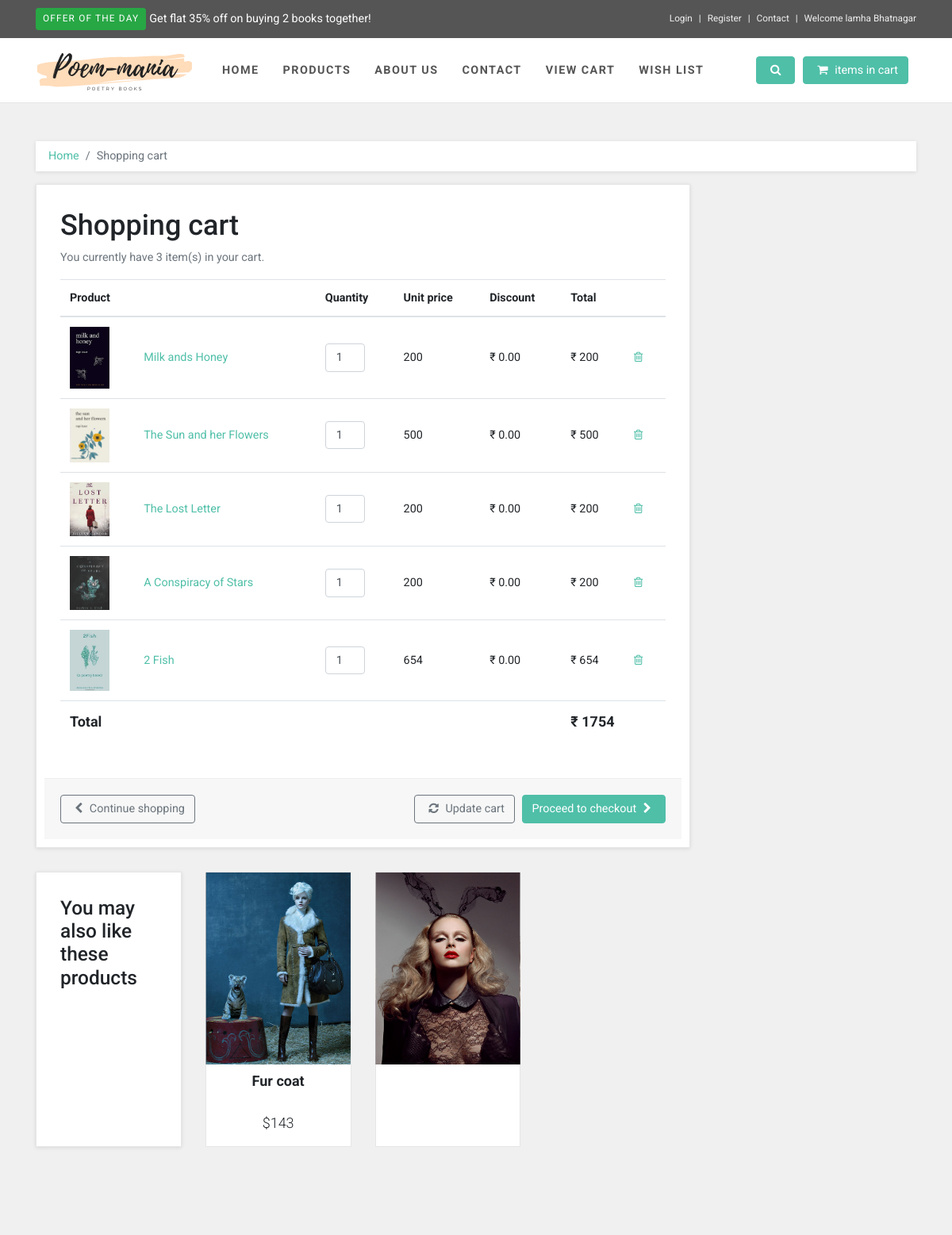
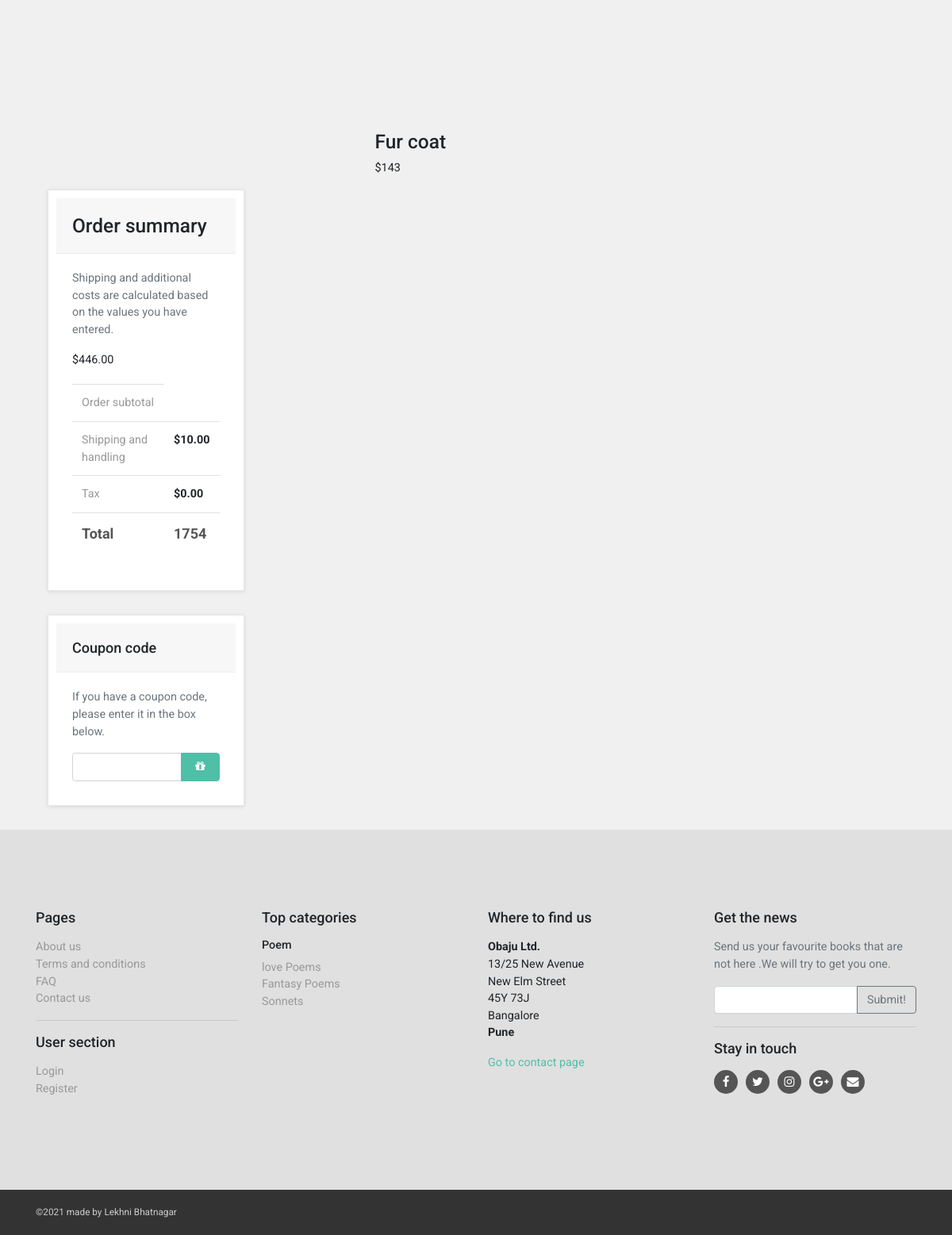
The app's page /viewCart.php (signed in) with its own data (2 pictures, top to bottom).
### tables this page shows
CREATE TABLE `tbl_cart` (
  `CartId` int(11) NOT NULL,
  `RegId` int(11) NOT NULL,
  `ProductId` int(11) NOT NULL,
  `Qty` int(11) NOT NULL
);

CREATE TABLE `tbl_product` (
  `CategoryID` int(200) NOT NULL,
  `ProductId` int(11) NOT NULL,
  `Name` varchar(200) NOT NULL,
  `Description` varchar(200) NOT NULL,
  `PhotoUrl` varchar(200) NOT NULL,
  `Price` int(11) NOT NULL,
  `OfferPrice` int(11) NOT NULL,
  `IsOffer` int(11) NOT NULL
);

### viewCart.php (the view, shortened to what this page needs)
<?php
      include("connection.php");
?>
<!DOCTYPE html>
<html>
  <head>
    <link rel="stylesheet" href="vendor/bootstrap/css/bootstrap.min.css">
    <link rel="stylesheet" href="vendor/font-awesome/css/font-awesome.min.css">
    <link rel="stylesheet" href="vendor/owl.carousel/assets/owl.carousel.css">
    <link rel="stylesheet" href="vendor/owl.carousel/assets/owl.theme.default.css">
    <link rel="stylesheet" href="css/style.default.css" id="theme-stylesheet">
    <link rel="stylesheet" href="css/custom.css">
  </head>
  <body>
   <?php
include("header.php");
   ?>
    <div id="all">
      <div id="content">
        <div class="container">
          <div class="row">
            <div class="col-lg-12">
              <nav aria-label="breadcrumb">
                <ol class="breadcrumb">
                  <li class="breadcrumb-item"><a href="#">Home</a></li>
                  <li aria-current="page" class="breadcrumb-item active">Shopping cart</li>
                </ol>
              </nav>
            </div>
            <div id="basket" class="col-lg-9">
              <div class="box">
                <form method="post" action="checkout.php">
                  <h1>Shopping cart</h1>
                  <p class="text-muted">You currently have 3 item(s) in your cart.</p>
                  <div class="table-responsive">
                    <table class="table">
                      <thead>
                        <tr>
                          <th colspan="2">Product</th>
                          <th>Quantity</th>
                          <th>Unit price</th>
                          <th>Discount</th>
                          <th colspan="2">Total</th>
                        </tr>
                      </thead>
                      <tbody>
<?php
     $qry="SELECT tbl_cart.*,tbl_product.Name, tbl_product.PhotoUrl, tbl_product.Price  FROM tbl_cart, tbl_product where tbl_cart.ProductId = tbl_product.ProductId and RegId=".$_SESSION["RegId"];
  $tbl=mysqli_query($con,$qry);
  $net=0;
  while ($row=mysqli_fetch_array($tbl)) {
    $total= $row["Price"] * $row["Qty"] ;
    $net=$net+$total;
?>
                        <tr>
                          <td><a href="#"><img src='<?php echo $row["PhotoUrl"] ?>' alt="White Blouse Armani"></a></td>
                          <td><a href="#"><?php echo $row["Name"] ?></a></td>
                          <td>
                            <input type="number" value='<?php echo $row["Qty"] ?>' class="form-control">
                          </td>
                          <td><?php echo $row["Price"] ?></td>
                          <td>₹ 0.00</td>
                          <td>₹ <?php echo  $total; ?></td>
                          <td><a href="viewCart.php?cartid=<?php echo $row["CartId"] ?>"><i class="fa fa-trash-o"></i></a></td>
                        </tr>
          <?php
          }
          ?>
                      </tbody>
                      <tfoot>
                        <tr>
                          <th colspan="5">Total</th>
                          <th colspan="2">
                            ₹ <?php  if(isset($net)) { echo $net; }  ?></th>
                        </tr>
                      </tfoot>
                    </table>
                  </div>
                  <div class="box-footer d-flex justify-content-between flex-column flex-lg-row">
                    <div class="left"><a href="category.html" class="btn btn-outline-secondary"><i class="fa fa-chevron-left"></i> Continue shopping</a></div>
                    <div class="right">
                      <button class="btn btn-outline-secondary"><i class="fa fa-refresh"></i> Update cart</button>
                      <button type="submit" class="btn btn-primary">Proceed to checkout <i class="fa fa-chevron-right"></i></button>
                    </div>
                  </div>
                </form>
              </div>
              <div class="row same-height-row">
                <div class="col-lg-3 col-md-6">
                  <div class="box same-height">
                    <h3>You may also like these products</h3>
                  </div>
                </div>
                <div class="col-md-3 col-sm-6">
                  <div class="product same-height">
                    <div class="flip-container">
                      <div class="flipper">
                        <div class="front"><a href="detail.html"><img src="img/product1.jpg" alt="" class="img-fluid"></a></div>
                        <div class="back"><a href="detail.html"><img src="img/product1_2.jpg" alt="" class="img-fluid"></a></div>
                      </div>
                    </div><a href="detail.html" class="invisible"><img src="img/product1.jpg" alt="" class="img-fluid"></a>
                    <div class="text">
                      <h3>Fur coat</h3>
                      <p class="price">$143</p>
                    </div>
                  </div>
                </div>
                <div class="col-md-3 col-sm-6">
                  <div class="product same-height">
                    <div class="flip-container"
                      <div class="flipper">
                        <div class="front"><a href="detail.html"><img src="img/product3.jpg" alt="" class="img-fluid"></a></div>
                        <div class="back"><a href="detail.html"><img src="img/product3_2.jpg" alt="" class="img-fluid"></a></div>
                      </div>
                    </div><a href="detail.html" class="invisible"><img src="img/product3.jpg" alt="" class="img-fluid"></a>
                    <div class="text">
                      <h3>Fur coat</h3>
                      <p class="price">$143</p>
                    </div>
                  </div>
                </div>
              </div>
            </div>
            <div class="col-lg-3">
              <div id="order-summary" class="box">
                <div class="box-header">
                  <h3 class="mb-0">Order summary</h3>
                </div>
                <p class="text-muted">Shipping and additional costs are calculated based on the values you have entered.</p>
                <div class="table-responsive">
                  <table class="table">
                    <tbody>
                      <tr>
                        <td>Order subtotal</td
                        <th>$446.00</th>
                      </tr>
                      <tr>
                        <td>Shipping and handling</td>
                        <th>$10.00</th>
                      </tr>
                      <tr>
                        <td>Tax</td>
                        <th>$0.00</th>
                      </tr>
                      <tr class="total">
                        <td>Total</td>
                        <th><?php  if(isset($net))
                                {
                                    echo $net;
                                }
                        ?></th>
                      </tr>
                    </tbody>
                  </table>
                </div>
              </div>
              <div class="box">
                <div class="box-header">
                  <h4 class="mb-0">Coupon code</h4>
                </div>
                <p class="text-muted">If you have a coupon code, please enter it in the box below.</p>
                <form>
                  <div class="input-group">
                    <input type="text" class="form-control"><span class="input-group-append">
                      <button type="button" class="btn btn-primary"><i class="fa fa-gift"></i></button></span>
                  </div>
                </form>
              </div>
            </div>
          </div>
        </div>
      </div>
   <?php
    include("footer.php");
   ?>
  </body>
</html>

### header.php (shortened to what this page needs)
<header class="header mb-5">
     <div id="top">
       <div class="container">
         <div class="row">
           <div class="col-lg-6 offer mb-3 mb-lg-0"><a href="#" class="btn btn-success btn-sm">Offer of the day</a><a href="#" class="ml-1">Get flat 35% off on buying 2 books together!</a></div>
           <div class="col-lg-6 text-center text-lg-right">
             <ul class="menu list-inline mb-0">
               <li class="list-inline-item"><a href="#" data-toggle="modal" data-target="#login-modal">Login</a></li>
               <li class="list-inline-item"><a href="register.php">Register</a></li>
               <li class="list-inline-item"><a href="contact.php">Contact</a></li>
               <li class="list-inline-item"><a href="#"><?php if(isset($_SESSION["Name"])) echo "Welcome ".$_SESSION["Name"]; else echo"Welcome Guest";   ?></a></li>
             </ul>
           </div>
         </div>
       </div>
     </div>
     <nav class="navbar navbar-expand-lg">
       <div class="container"><a href="index.php" class="navbar-brand home"><img src="ProductImages/logo.png" alt="Obaju logo" class="d-none d-md-inline-block"></a>
         <div id="navigation" class="collapse navbar-collapse">
           <ul class="navbar-nav mr-auto">
             <li class="nav-item"><a href="index.php" class="nav-link ">Home</a></li>
             <li class="nav-item"><a href="Products.php" class="nav-link">Products</a></li>
             <li class="nav-item"><a href="aboutUs.php" class="nav-link">About Us</a></li>
             <li class="nav-item"><a href="contact.php" class="nav-link">Contact</a></li>
             <li class="nav-item"><a href="viewCart.php" class="nav-link">View Cart</a></li>
             <li class="nav-item"><a href="wishlist.php" class="nav-link">Wish List</a></li>
           </ul>
           <div class="navbar-buttons d-flex justify-content-end">
             <a data-toggle="collapse" href="#search" class="btn navbar-btn btn-primary d-none d-lg-inline-block"><i class="fa fa-search"></i></a>
             <div id="basket-overview" class="navbar-collapse collapse d-none d-lg-block"><a href="viewcart.php" class="btn btn-primary navbar-btn"><i class="fa fa-shopping-cart"></i><span> items in cart</span></a></div>
           </div>
         </div>
       </div>
     </nav>
   </header>

### footer.php (shortened to what this page needs)
<div id="footer">
  <div class="container">
    <div class="row">
      <div class="col-lg-3 col-md-6">
        <h4 class="mb-3">Pages</h4>
        <ul class="list-unstyled">
          <li><a href="text.html">About us</a></li>
          <li><a href="text.html">Terms and conditions</a></li>
          <li><a href="faq.html">FAQ</a></li>
          <li><a href="contact.php">Contact us</a></li>
        </ul>
        <hr>
        <h4 class="mb-3">User section</h4>
        <ul class="list-unstyled">
          <li><a href="register.php" data-toggle="modal" data-target="#login-modal">Login</a></li>
          <li><a href="register.php">Register</a></li>
        </ul>
      </div>
      <div class="col-lg-3 col-md-6">
        <h4 class="mb-3">Top categories</h4>
        <h5>Poem</h5>
        <ul class="list-unstyled">
          <li><a href="category.html">love Poems</a></li>
          <li><a href="category.html">Fantasy Poems</a></li>
          <li><a href="category.html">Sonnets</a></li>
        </ul>
                  </div>
      <div class="col-lg-3 col-md-6">
        <h4 class="mb-3">Where to find us</h4>
        <p><strong>Obaju Ltd.</strong><br>13/25 New Avenue<br>New Elm Street<br>45Y 73J<br>Bangalore<br><strong>Pune</strong></p><a href="contact.php">Go to contact page</a>
      </div>
      <div class="col-lg-3 col-md-6">
        <h4 class="mb-3">Get the news</h4>
        <p class="text-muted">Send us your favourite books that are not here .We will try to get you one.</p>
        <form>
          <div class="input-group">
            <input type="text" class="form-control"><span class="input-group-append">
              <button type="button" class="btn btn-outline-secondary">Submit!</button></span>
          </div>
        </form>
        <hr>
        <h4 class="mb-3">Stay in touch</h4>
        <p class="social"><a href="#" class="facebook external"><i class="fa fa-facebook"></i></a><a href="#" class="twitter external"><i class="fa fa-twitter"></i></a><a href="#" class="instagram external"><i class="fa fa-instagram"></i></a><a href="#" class="gplus external"><i class="fa fa-google-plus"></i></a><a href="#" class="email external"><i class="fa fa-envelope"></i></a></p>
      </div>
    </div>
  </div>
</div>
<div id="copyright">
  <div class="container">
    <div class="row">
      <div class="col-lg-6 mb-2 mb-lg-0">
        <p class="text-center text-lg-left">©2021 made by Lekhni Bhatnagar</p>
      </div>
      <div class="col-lg-6">
      </div>
    </div>
  </div>
</div>

### records on screen
tbl_cart: ProductId.PhotoUrl (picture), ProductId.Name "Milk ands Honey", Qty "1", ProductId.Price "200"
tbl_cart: ProductId.PhotoUrl (picture), ProductId.Name "The Sun and her Flowers", Qty "1", ProductId.Price "500"
tbl_cart: ProductId.PhotoUrl (picture), ProductId.Name "The Lost Letter", Qty "1", ProductId.Price "200"
tbl_cart: ProductId.PhotoUrl (picture), ProductId.Name "A Conspiracy of Stars", Qty "1", ProductId.Price "200"
tbl_cart: ProductId.PhotoUrl (picture), ProductId.Name "2 Fish", Qty "1", ProductId.Price "654"

### other values on screen
$_SESSION["Name"] "lamha Bhatnagar"
$net "1754"
